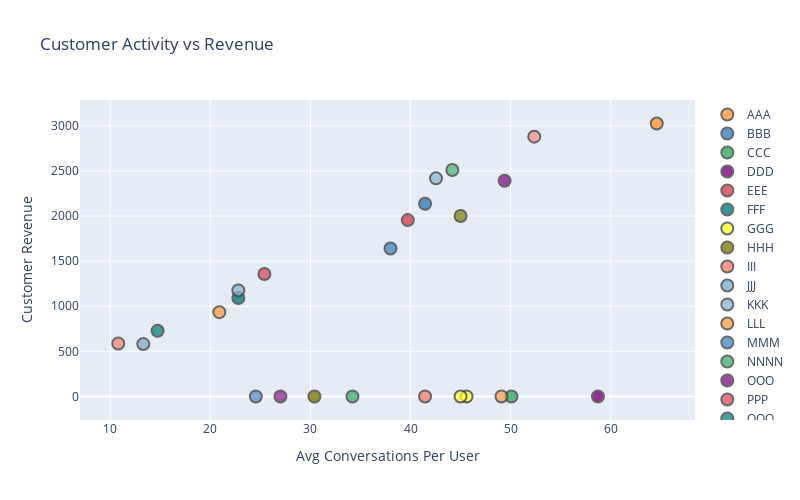

The cell this chart's notebook holds for it:
### Code cell
layout = cf.Layout(
    height = 500,
    width = 800,
    yaxis = dict(
    title = 'Customer Revenue'),
    xaxis = dict(
    title = 'Avg Conversations Per User'),
    title = 'Customer Activity vs Revenue'
)


fig = df_merged2.\
    iplot(kind='scatter',
          x='conv_per_user',
          y='revenue',
          categories ='company_name',
          fill=True,
          width=2,
          asFigure=True,
          layout = layout)

    

fig.show()

### Figure 1 — Plotly figure (JSON) as saved in the notebook; plotly's stock layout.template omitted (floating-point values rounded to 4 significant figures)
{"data": [{"marker": {"color": "rgba(255, 153, 51, 1.0)", "line": {"width": 2}, "opacity": 0.8, "size": 12, "symbol": "circle"}, "mode": "markers", "name": "AAA", "textfont": {"color": "#4D5663"}, "type": "scatter", "x": [64.6], "y": [3026]}, {"marker": {"color": "rgba(55, 128, 191, 1.0)", "line": {"width": 2}, "opacity": 0.8, "size": 12, "symbol": "circle"}, "mode": "markers", "name": "BBB", "textfont": {"color": "#4D5663"}, "type": "scatter", "x": [41.45], "y": [2136]}, {"marker": {"color": "rgba(50, 171, 96, 1.0)", "line": {"width": 2}, "opacity": 0.8, "size": 12, "symbol": "circle"}, "mode": "markers", "name": "CCC", "textfont": {"color": "#4D5663"}, "type": "scatter", "x": [50.09], "y": [0]}, {"marker": {"color": "rgba(128, 0, 128, 1.0)", "line": {"width": 2}, "opacity": 0.8, "size": 12, "symbol": "circle"}, "mode": "markers", "name": "DDD", "textfont": {"color": "#4D5663"}, "type": "scatter", "x": [58.73], "y": [0]}, {"marker": {"color": "rgba(219, 64, 82, 1.0)", "line": {"width": 2}, "opacity": 0.8, "size": 12, "symbol": "circle"}, "mode": "markers", "name": "EEE", "textfont": {"color": "#4D5663"}, "type": "scatter", "x": [39.73], "y": [1955]}, {"marker": {"color": "rgba(0, 128, 128, 1.0)", "line": {"width": 2}, "opacity": 0.8, "size": 12, "symbol": "circle"}, "mode": "markers", "name": "FFF", "textfont": {"color": "#4D5663"}, "type": "scatter", "x": [22.8], "y": [1092]}, {"marker": {"color": "rgba(255, 255, 51, 1.0)", "line": {"width": 2}, "opacity": 0.8, "size": 12, "symbol": "circle"}, "mode": "markers", "name": "GGG", "textfont": {"color": "#4D5663"}, "type": "scatter", "x": [45.6], "y": [0]}, {"marker": {"color": "rgba(128, 128, 0, 1.0)", "line": {"width": 2}, "opacity": 0.8, "size": 12, "symbol": "circle"}, "mode": "markers", "name": "HHH", "textfont": {"color": "#4D5663"}, "type": "scatter", "x": [30.4], "y": [0]}, {"marker": {"color": "rgba(251, 128, 114, 1.0)", "line": {"width": 2}, "opacity": 0.8, "size": 12, "symbol": "circle"}, "mode": "markers", "name": "III", "textfont": {"color": "#4D5663"}, "type": "scatter", "x": [41.45], "y": [0]}, {"marker": {"color": "rgba(128, 177, 211, 1.0)", "line": {"width": 2}, "opacity": 0.8, "size": 12, "symbol": "circle"}, "mode": "markers", "name": "JJJ", "textfont": {"color": "#4D5663"}, "type": "scatter", "x": [13.3], "y": [581]}, {"marker": {"color": "rgba(128, 177, 211, 0.8999999999999999)", "line": {"width": 2}, "opacity": 0.8, "size": 12, "symbol": "circle"}, "mode": "markers", "name": "KKK", "textfont": {"color": "#4D5663"}, "type": "scatter", "x": [22.8], "y": [1176]}, {"marker": {"color": "rgba(255, 153, 51, 0.8999999999999999)", "line": {"width": 2}, "opacity": 0.8, "size": 12, "symbol": "circle"}, "mode": "markers", "name": "LLL", "textfont": {"color": "#4D5663"}, "type": "scatter", "x": [20.9], "y": [935]}, {"marker": {"color": "rgba(55, 128, 191, 0.8999999999999999)", "line": {"width": 2}, "opacity": 0.8, "size": 12, "symbol": "circle"}, "mode": "markers", "name": "MMM", "textfont": {"color": "#4D5663"}, "type": "scatter", "x": [38], "y": [1640]}, {"marker": {"color": "rgba(50, 171, 96, 0.8999999999999999)", "line": {"width": 2}, "opacity": 0.8, "size": 12, "symbol": "circle"}, "mode": "markers", "name": "NNNN", "textfont": {"color": "#4D5663"}, "type": "scatter", "x": [34.2], "y": [0]}, {"marker": {"color": "rgba(128, 0, 128, 0.8999999999999999)", "line": {"width": 2}, "opacity": 0.8, "size": 12, "symbol": "circle"}, "mode": "markers", "name": "OOO", "textfont": {"color": "#4D5663"}, "type": "scatter", "x": [49.4], "y": [2392]}, {"marker": {"color": "rgba(219, 64, 82, 0.8999999999999999)", "line": {"width": 2}, "opacity": 0.8, "size": 12, "symbol": "circle"}, "mode": "markers", "name": "PPP", "textfont": {"color": "#4D5663"}, "type": "scatter", "x": [25.4], "y": [1358]}, {"marker": {"color": "rgba(0, 128, 128, 0.8999999999999999)", "line": {"width": 2}, "opacity": 0.8, "size": 12, "symbol": "circle"}, "mode": "markers", "name": "QQQ", "textfont": {"color": "#4D5663"}, "type": "scatter", "x": [14.73], "y": [729]}, {"marker": {"color": "rgba(255, 255, 51, 0.8999999999999999)", "line": {"width": 2}, "opacity": 0.8, "size": 12, "symbol": "circle"}, "mode": "markers", "name": "RRR", "textfont": {"color": "#4D5663"}, "type": "scatter", "x": [45], "y": [0]}, {"marker": {"color": "rgba(128, 128, 0, 0.8999999999999999)", "line": {"width": 2}, "opacity": 0.8, "size": 12, "symbol": "circle"}, "mode": "markers", "name": "SSS", "textfont": {"color": "#4D5663"}, "type": "scatter", "x": [45], "y": [2000]}, {"marker": {"color": "rgba(251, 128, 114, 0.8999999999999999)", "line": {"width": 2}, "opacity": 0.8, "size": 12, "symbol": "circle"}, "mode": "markers", "name": "TTT", "textfont": {"color": "#4D5663"}, "type": "scatter", "x": [10.8], "y": [588]}, {"marker": {"color": "rgba(251, 128, 114, 0.7999999999999998)", "line": {"width": 2}, "opacity": 0.8, "size": 12, "symbol": "circle"}, "mode": "markers", "name": "UUU", "textfont": {"color": "#4D5663"}, "type": "scatter", "x": [52.36], "y": [2880]}, {"marker": {"color": "rgba(128, 177, 211, 0.7999999999999998)", "line": {"width": 2}, "opacity": 0.8, "size": 12, "symbol": "circle"}, "mode": "markers", "name": "VVV", "textfont": {"color": "#4D5663"}, "type": "scatter", "x": [42.55], "y": [2418]}, {"marker": {"color": "rgba(255, 153, 51, 0.7999999999999998)", "line": {"width": 2}, "opacity": 0.8, "size": 12, "symbol": "circle"}, "mode": "markers", "name": "WWW", "textfont": {"color": "#4D5663"}, "type": "scatter", "x": [49.09], "y": [0]}, {"marker": {"color": "rgba(55, 128, 191, 0.7999999999999998)", "line": {"width": 2}, "opacity": 0.8, "size": 12, "symbol": "circle"}, "mode": "markers", "name": "XXX", "textfont": {"color": "#4D5663"}, "type": "scatter", "x": [24.55], "y": [0]}, {"marker": {"color": "rgba(50, 171, 96, 0.7999999999999998)", "line": {"width": 2}, "opacity": 0.8, "size": 12, "symbol": "circle"}, "mode": "markers", "name": "YYY", "textfont": {"color": "#4D5663"}, "type": "scatter", "x": [44.18], "y": [2511]}, {"marker": {"color": "rgba(128, 0, 128, 0.7999999999999998)", "line": {"width": 2}, "opacity": 0.8, "size": 12, "symbol": "circle"}, "mode": "markers", "name": "ZZZ", "textfont": {"color": "#4D5663"}, "type": "scatter", "x": [27], "y": [0]}], "layout": {"height": 500, "title": {"text": "Customer Activity vs Revenue"}, "width": 800, "xaxis": {"title": {"text": "Avg Conversations Per User"}}, "yaxis": {"title": {"text": "Customer Revenue"}}}}
